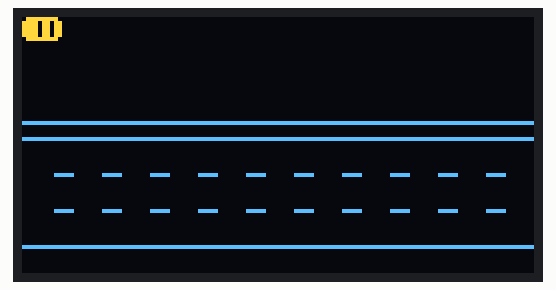
This sketch was run on a simulated Arduboy, built with avr-gcc and run on an emulated ATmega32U4. On the bench: 128×64 one-colour display. The OLED is the two-colour kind (top 16 rows yellow).

Above: at 0.1 s.

The sketch:

Frogger.ino
```cpp
#include <Arduboy2.h>
#include "Images.h"

#define NUMBER_OF_CARS 6

Arduboy2 arduboy;

enum ObstacleType {
    Car,
    Truck,
    Van,
};

struct Obstacle {

    int16_t x;
    uint8_t y;
    ObstacleType type;

};

Obstacle cars[NUMBER_OF_CARS];

void setup() {

    arduboy.begin();
    arduboy.setFrameRate(45);
    arduboy.initRandomSeed();

    resetGame();

}

void loop() {

    if ( !arduboy.nextFrame() ) return;
    arduboy.clear();

    drawScreen();
    arduboy.display();

}

void resetGame() {

    cars[0] = { 130, 32, ObstacleType::Car };
    cars[1] = { 180, 32, ObstacleType::Truck };
    cars[2] = { 64, 41, ObstacleType::Truck };

}

void drawScreen() {

    // Draw road, verge, etc ..

    arduboy.drawLine(0, 26, 127, 26);
    arduboy.drawLine(0, 30, 127, 30);
    arduboy.drawLine(0, 57, 127, 57);


    // Draw road lines ..

    for (uint8_t x = 8; x < 128; x = x + 12) {

        arduboy.drawLine(x, 39, x + 4, 39);
        arduboy.drawLine(x, 48, x + 4, 48);

    }


    // Draw cars ..

    for (uint8_t i = 0; i < NUMBER_OF_CARS; i++) {
        drawCar(cars[i]);
    }

}

void drawCar(Obstacle car) {

    if (car.type == ObstacleType::Car) {

        Sprites::drawSelfMasked(car.x, car.y, Car_Small, 0);

    }

}

void moveCars(Obstacle &car, int8_t increment) {

    car.x = car.x + increment;
    if (car.x <- 20) { car.x = car.x + 148; }

}
```

Images.h
```cpp
const uint8_t PROGMEM Car_Small[] = {
10, 6,
0x1e, 0x3f, 0x3f, 0x3f, 0x21, 0x3f, 0x3f, 0x21,
0x3f, 0x1e,
};

const uint8_t PROGMEM Car_Truck[] = {
17, 6,
0x3f, 0x21, 0x3f, 0x3f, 0x1e, 0x3f, 0x3f, 0x3f,
0x3f, 0x3f, 0x3f, 0x3f, 0x3f, 0x3f, 0x3f, 0x3f,
0x3f,
};

const uint8_t PROGMEM Car_Van[] = {
11, 6,
0x1e, 0x3f, 0x21, 0x3f, 0x2d, 0x2d, 0x3f, 0x2d,
0x2d, 0x3f, 0x1e,
};
```
